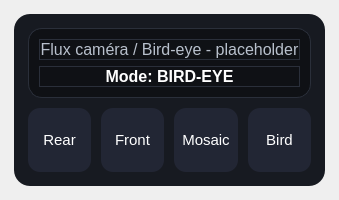
<?xml version="1.0" encoding="UTF-8"?>
<ui version="4.0">
 <class>CameraPage</class>
 <widget class="QWidget" name="CameraPage">
  <layout class="QVBoxLayout" name="verticalLayout">
   <property name="leftMargin"><number>14</number></property>
   <property name="topMargin"><number>14</number></property>
   <property name="rightMargin"><number>14</number></property>
   <property name="bottomMargin"><number>14</number></property>

   <item>
    <widget class="QFrame" name="frame">
     <property name="styleSheet">
      <string notr="true">
QFrame{background:#171a21;border-radius:16px;}
QLabel{color:white;}
QPushButton{height:48px;border-radius:12px;color:white;background:#222634;font-size:15px;padding:8px;}
QPushButton:pressed{background:#2d3245;}
      </string>
     </property>
     <layout class="QVBoxLayout" name="layoutInner">
      <property name="leftMargin"><number>14</number></property>
      <property name="topMargin"><number>14</number></property>
      <property name="rightMargin"><number>14</number></property>
      <property name="bottomMargin"><number>14</number></property>
      <property name="spacing"><number>10</number></property>

      <item>
       <widget class="QFrame" name="videoPlaceholder">
        <property name="minimumHeight"><number>240</number></property>
        <property name="styleSheet">
         <string notr="true">QFrame{background:#0f1115;border-radius:14px;border:1px solid #2a2f3a;}</string>
        </property>
        <layout class="QVBoxLayout" name="videoLayout">
         <property name="leftMargin"><number>10</number></property>
         <property name="topMargin"><number>10</number></property>
         <property name="rightMargin"><number>10</number></property>
         <property name="bottomMargin"><number>10</number></property>
         <property name="spacing"><number>6</number></property>
         <item>
          <widget class="QLabel" name="lblVideo">
           <property name="text"><string>Flux caméra / Bird-eye - placeholder</string></property>
           <property name="alignment"><set>Qt::AlignCenter</set></property>
           <property name="styleSheet"><string notr="true">QLabel{color:#b8c0cc;font-size:16px;}</string></property>
          </widget>
         </item>
         <item>
          <widget class="QLabel" name="lblMode">
           <property name="text"><string>Mode: BIRD-EYE</string></property>
           <property name="alignment"><set>Qt::AlignCenter</set></property>
           <property name="styleSheet"><string notr="true">QLabel{font-size:16px;font-weight:700;}</string></property>
          </widget>
         </item>
        </layout>
       </widget>
      </item>

      <item>
       <layout class="QHBoxLayout" name="rowButtons">
        <property name="spacing"><number>10</number></property>
        <item><widget class="QPushButton" name="btnRear"><property name="text"><string>Rear</string></property></widget></item>
        <item><widget class="QPushButton" name="btnFront"><property name="text"><string>Front</string></property></widget></item>
        <item><widget class="QPushButton" name="btnMosaic"><property name="text"><string>Mosaic</string></property></widget></item>
        <item><widget class="QPushButton" name="btnBird"><property name="text"><string>Bird</string></property></widget></item>
       </layout>
      </item>

     </layout>
    </widget>
   </item>

  </layout>
 </widget>
 <resources/>
 <connections/>
</ui>
